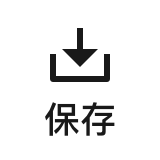
#> input picture Document/12.png, 160 x 160 px
$ python image.py
#> lines starting #> are read from the running program, lines starting #| are printed output that depends on the picture; after the words box and inside, x2 and y2 are one past the last pixel; in counts of white or black regions, pixels touching at a corner belong together
from PIL import Image

def main():
    image = Image.open('./12.png')
#> image is the input picture: PIL image 160x160 P; mean R, G, B, A 2.5, 2.5, 2.5, 20
    print(image)
#| <PIL.PngImagePlugin.PngImageFile image mode=P size=160x160 at 0x7F0FE828F990>
    image = image.convert('1')
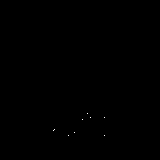
#> image: PIL image 160x160 1; 0.04% white in thin lines or dots, all inside (x1, y1, x2, y2) = (53, 113, 105, 136)
    print(image.mode)
#| 1
    image = image.convert('L')


if __name__ == '__main__':
    main()
